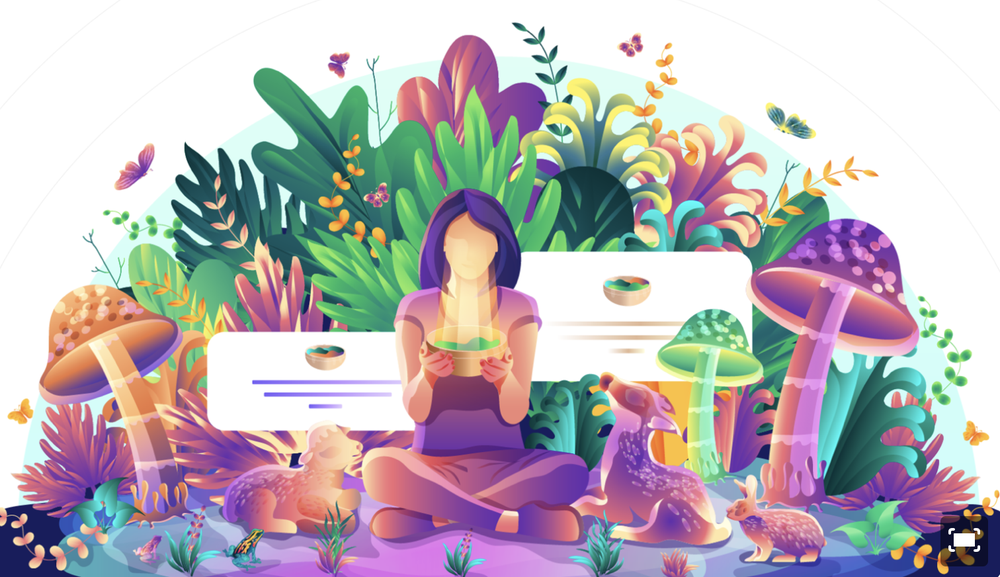
#> input picture 341L IMAGE AND VIDEO PROCESSING/1. LAB_1/Screenshot 2020-08-16 at 11.39.19 AM.png, 1000 x 577 px, shrunk from 1512 x 872 before the run, found by its file name
$ jupyter execute --allow-errors Untitled.ipynb   (shell and % lines are left out)
#> lines starting #> are read from the running program, lines starting #| are printed output that depends on the picture
PIL READ AND SHOW

[cell 1]
from PIL import Image
im = Image.open("/Users/regatte/Documents/MY GITHUB/SEM_5/341L IMAGE AND VIDEO PROCESSING/1. LAB_1/Screenshot 2020-08-16 at 11.39.19 AM.png")
#> im is the input picture: PIL image 1000x577 RGBA; mean R, G, B, A 188, 181, 186.1, 255
im.show()

PIL IMAGE INFO

[cell 2]
width, height = im.size
#> width = 1000; height = 577
print("width = " , width)
#| width =  1000
print("height = " , height)
#| height =  577

MATPLOTLIB

[cell 3]
import matplotlib.pyplot as plt
import matplotlib.image as mpimg
img = mpimg.imread('/Users/regatte/Documents/MY GITHUB/SEM_5/341L IMAGE AND VIDEO PROCESSING/1. LAB_1/Screenshot 2020-08-16 at 11.39.19 AM.png')
print(img)
#> (printed output is left out)

Skimage

[cell 4]
import skimage.io
image = skimage.io.imread(fname="/Users/regatte/Documents/MY GITHUB/SEM_5/341L IMAGE AND VIDEO PROCESSING/1. LAB_1/Screenshot 2020-08-16 at 11.39.19 AM.png")
import skimage.viewer
#> (the rest of this cell did not finish here and is left out)

OPENCV, CONVERT IMAGE TO GRAYSCALE

[cell 5]
import numpy as np
import cv2

[cell 6]
image = cv2.imread("/Users/regatte/Documents/MY GITHUB/SEM_5/341L IMAGE AND VIDEO PROCESSING/1. LAB_1/Screenshot 2020-08-16 at 11.39.19 AM.png")
gray = cv2.cvtColor(image, cv2.COLOR_BGR2GRAY)
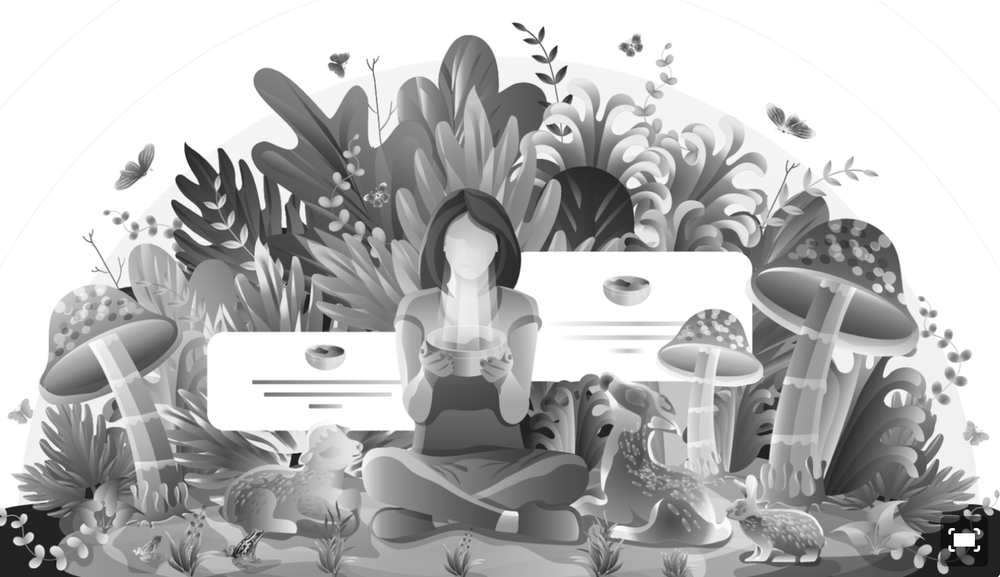
#> gray: shape (577, 1000); min 2, max 255, mean 183.7
